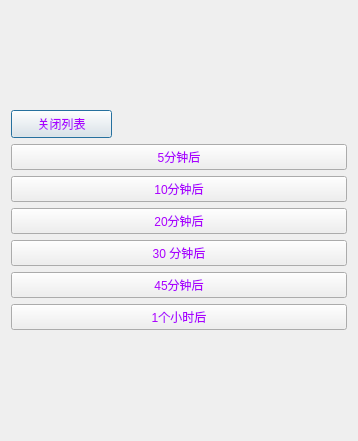
<?xml version="1.0" encoding="UTF-8"?>
<ui version="4.0">
 <class>PlayTimer</class>
 <widget class="QDialog" name="PlayTimer">
  <property name="geometry">
   <rect>
    <x>0</x>
    <y>0</y>
    <width>358</width>
    <height>441</height>
   </rect>
  </property>
  <property name="windowTitle">
   <string>Dialog</string>
  </property>
  <property name="styleSheet">
   <string notr="true">background-image: url(:/resources/41t58PIC2gf_10241.JPG);</string>
  </property>
  <layout class="QVBoxLayout" name="verticalLayout_2">
   <item>
    <layout class="QVBoxLayout" name="verticalLayout">
     <item>
      <widget class="QPushButton" name="pushButtonclose">
       <property name="minimumSize">
        <size>
         <width>101</width>
         <height>28</height>
        </size>
       </property>
       <property name="maximumSize">
        <size>
         <width>101</width>
         <height>28</height>
        </size>
       </property>
       <property name="styleSheet">
        <string notr="true">color: qlineargradient(spread:pad, x1:0, y1:0, x2:1, y2:0, stop:0 rgba(0, 0, 0, 255), stop:1 rgba(255, 255, 255, 255));
color: rgb(170, 0, 255);</string>
       </property>
       <property name="text">
        <string>关闭列表</string>
       </property>
      </widget>
     </item>
     <item>
      <widget class="QPushButton" name="pushButton_2">
       <property name="styleSheet">
        <string notr="true">color: qlineargradient(spread:pad, x1:0, y1:0, x2:1, y2:0, stop:0 rgba(0, 0, 0, 255), stop:1 rgba(255, 255, 255, 255));
color: rgb(170, 0, 255);</string>
       </property>
       <property name="text">
        <string>5分钟后</string>
       </property>
      </widget>
     </item>
     <item>
      <widget class="QPushButton" name="pushButton_3">
       <property name="styleSheet">
        <string notr="true">color: qlineargradient(spread:pad, x1:0, y1:0, x2:1, y2:0, stop:0 rgba(0, 0, 0, 255), stop:1 rgba(255, 255, 255, 255));
color: rgb(170, 0, 255);</string>
       </property>
       <property name="text">
        <string>10分钟后</string>
       </property>
      </widget>
     </item>
     <item>
      <widget class="QPushButton" name="pushButton_4">
       <property name="styleSheet">
        <string notr="true">color: qlineargradient(spread:pad, x1:0, y1:0, x2:1, y2:0, stop:0 rgba(0, 0, 0, 255), stop:1 rgba(255, 255, 255, 255));
color: rgb(170, 0, 255);</string>
       </property>
       <property name="text">
        <string>20分钟后</string>
       </property>
      </widget>
     </item>
     <item>
      <widget class="QPushButton" name="pushButton_5">
       <property name="styleSheet">
        <string notr="true">color: qlineargradient(spread:pad, x1:0, y1:0, x2:1, y2:0, stop:0 rgba(0, 0, 0, 255), stop:1 rgba(255, 255, 255, 255));
color: rgb(170, 0, 255);</string>
       </property>
       <property name="text">
        <string>30 分钟后</string>
       </property>
      </widget>
     </item>
     <item>
      <widget class="QPushButton" name="pushButton_6">
       <property name="styleSheet">
        <string notr="true">color: qlineargradient(spread:pad, x1:0, y1:0, x2:1, y2:0, stop:0 rgba(0, 0, 0, 255), stop:1 rgba(255, 255, 255, 255));
color: rgb(170, 0, 255);</string>
       </property>
       <property name="text">
        <string>45分钟后</string>
       </property>
      </widget>
     </item>
     <item>
      <widget class="QPushButton" name="pushButton_7">
       <property name="styleSheet">
        <string notr="true">color: qlineargradient(spread:pad, x1:0, y1:0, x2:1, y2:0, stop:0 rgba(0, 0, 0, 255), stop:1 rgba(255, 255, 255, 255));
color: rgb(170, 0, 255);</string>
       </property>
       <property name="text">
        <string>1个小时后</string>
       </property>
      </widget>
     </item>
    </layout>
   </item>
  </layout>
 </widget>
 <resources/>
 <connections>
  <connection>
   <sender>pushButtonclose</sender>
   <signal>clicked()</signal>
   <receiver>PlayTimer</receiver>
   <slot>accept()</slot>
   <hints>
    <hint type="sourcelabel">
     <x>62</x>
     <y>33</y>
    </hint>
    <hint type="destinationlabel">
     <x>146</x>
     <y>186</y>
    </hint>
   </hints>
  </connection>
 </connections>
</ui>
